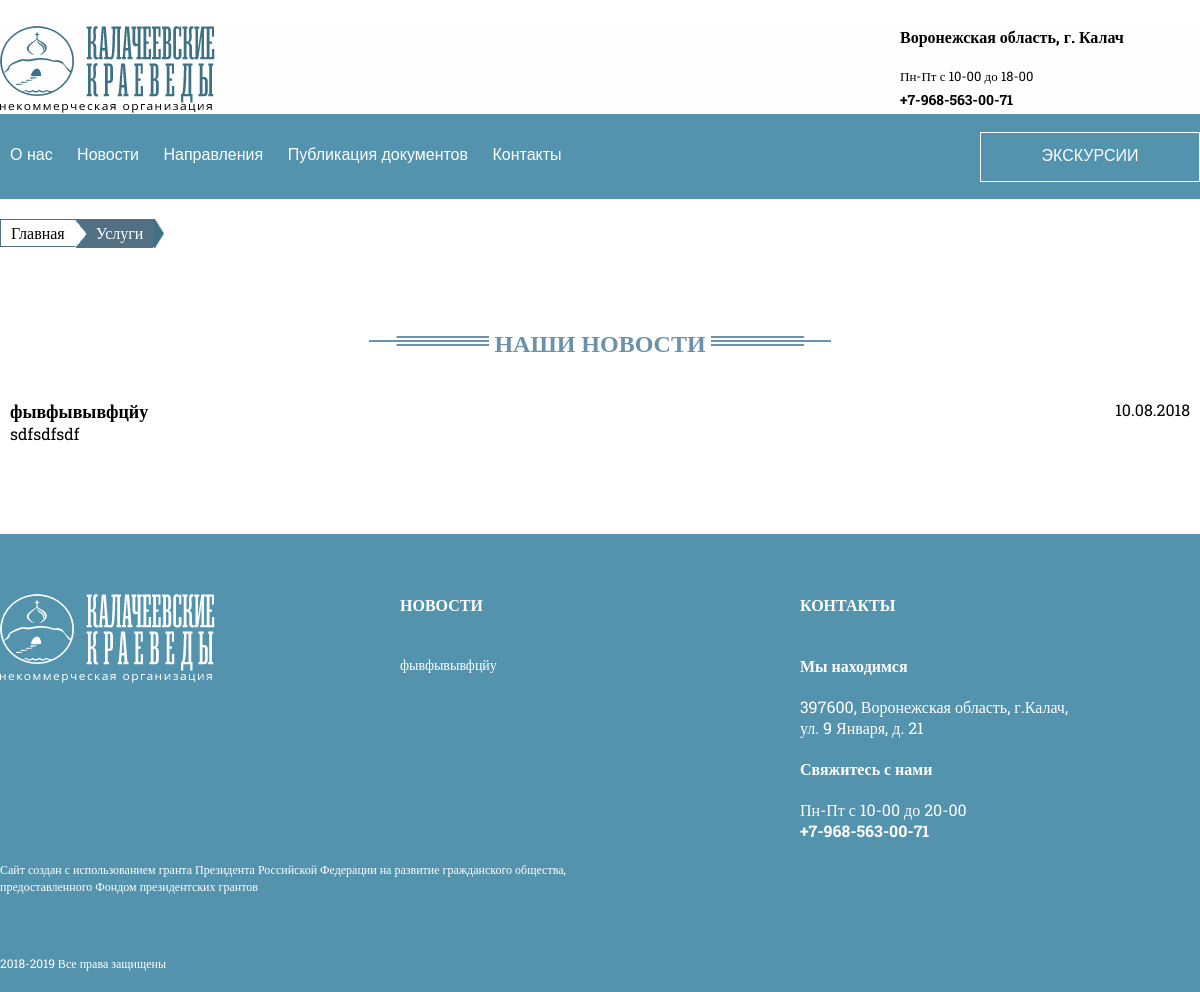
The page /novosti-i-stati/ on the database as committed earlier.
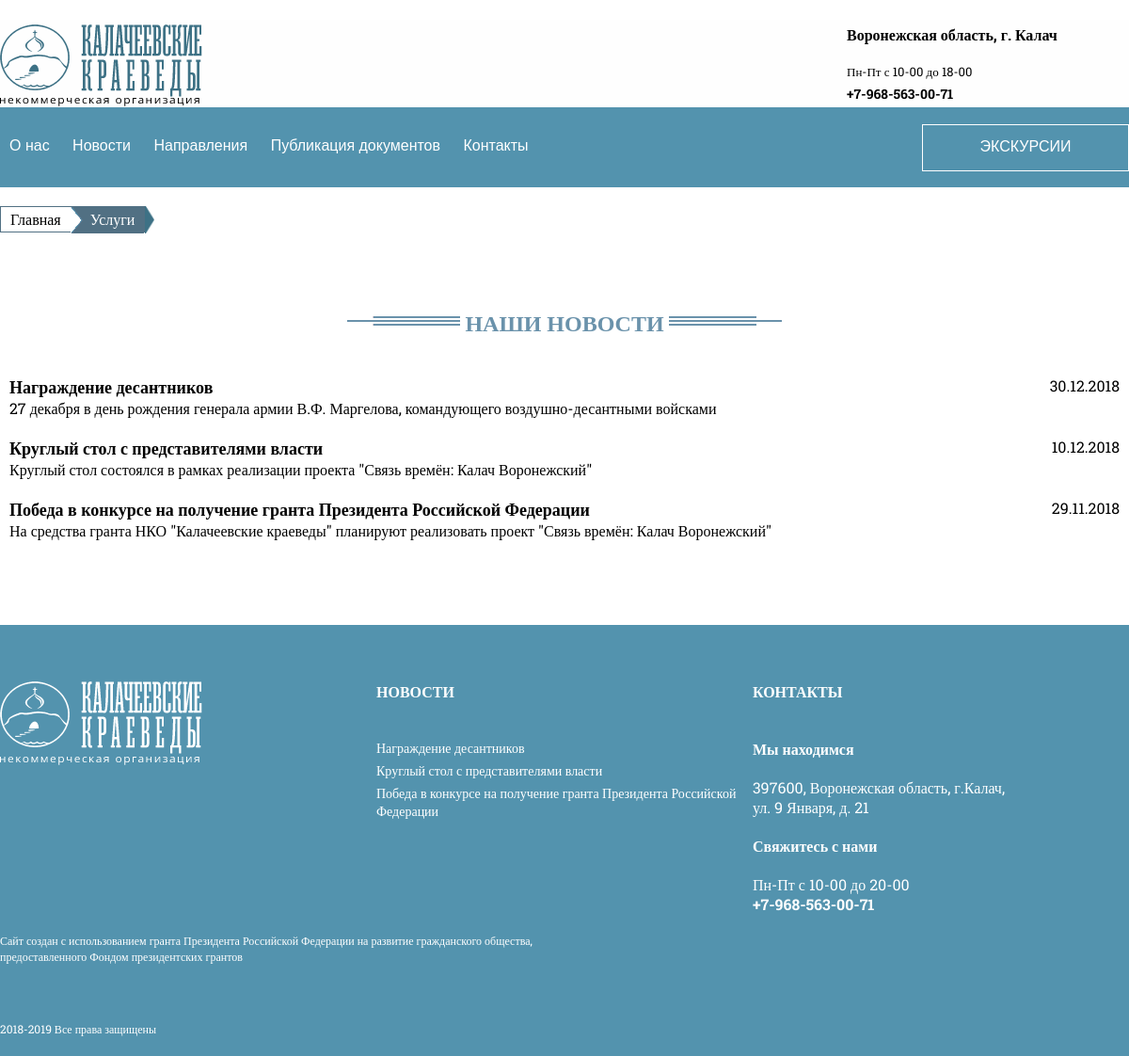
The same page on the database as committed later.
### app/models.py (models this page shows, shortened)
class News(models.Model):
    url = models.CharField(max_length=255, verbose_name="URL",default="",blank=True)
    name = models.CharField(max_length=255, verbose_name="Название")
    date = models.DateTimeField( verbose_name="Дата")
    text = models.TextField(verbose_name="Текст")
    short_text = models.CharField(max_length=255,verbose_name="Текст на главную", default="")
    class Meta:
        verbose_name = 'Новость'
        verbose_name_plural = 'Новости и статьи'

### app/views.py (the view)
# urls.py: url(r'^novosti-i-stati/$', news),
def news(request):
    news_f = News.objects.all().order_by("-date")[:6]
    news_list = News.objects.all().order_by("-date")
    return render(request, 'app/news.html', {"news_list": news_list,'footer_news':news_f})

### app/templates/app/news.html (shortened to what this page needs)
{% extends 'app/mainTemplate.html' %}
{% load staticfiles %}
{% block head %}
    <link rel="stylesheet" href="{% static 'css/index.css' %}"/>
{% endblock head %}
{% block content %}
    <article class="services content">
        <div class="oh">
            <div class="bread" xmlns:v="http://rdf.data-vocabulary.org/#">
                <span typeof="v:Breadcrumb"><a href="/" rel="v:url" property="v:title">Главная</a></span><img
                    src="{% static 'images/template/arrow_white_28.png' %}" alt="Разделитель" class="breadDivider"/>
                <span id="lastCrumb">Услуги</span><img src="{% static 'images/template/arrow_purple_30.png' %}"
                                                       alt="Разделитель" class="breadEnd"/>
            </div>
        </div>
        <div class="tac">
            <img src="{% static 'images/template/vignette_left.png' %}" alt="виньетка1"
                 class="vignette"/>
            <h2 class="page_label">НАШИ НОВОСТИ</h2>
            <img src="{% static 'images/template/vignette_right.png' %}" alt="виньетка1"
                 class="vignette"/>
        </div>
        <div class="news_list oh">
            {% for news_item in news_list %}
                <a href="/novosti-i-stati/{{ news_item.url }}" class="news_item">
                    <div class="oh">
                        <h2 class="news_name">{{ news_item.name }}</h2>
                        <p class="fr">{{ news_item.date|date:"d.m.Y" }}</p>
                    </div>
                    <p class="news_text">{{ news_item.short_text|striptags }}</p>
                </a>
            {% endfor %}
        </div>
    </article>
{% endblock content %}

### app/templates/app/mainTemplate.html (shortened to what this page needs)
﻿{% load staticfiles %}
<!DOCTYPE html>
<html lang="ru">
<head>
    <link rel="stylesheet" href="{% static 'css/template.css' %}">
    <link rel="stylesheet" href="{% static 'css/slider.css' %}">
    {% block head %}
    {% endblock %}
</head>
<body>
<header id="headerAnchor" class="header">
    <div class="headerContent">
        <div class="hLogoBlock">
            <a href="/">
                <img alt="Логотип" src="{% static 'images/template/logo.png' %}"/>
            </a>
        </div>
        <div class="hBlock">
            <p class="hContactTitle pb20"><b>Воронежская область, г. Калач</b></p>
            <p class="fs13 pb5">Пн-Пт с 10-00 до 18-00</p>
            <p class="pb5 fs14"><b>+7-968-563-00-71</b></p>
        </div>
    </div>
    <div class="hRefs">
        <div class="hRefsContent pr">
            <a href="/o-nas">
                <div class="hRefButton">О нас</div>
            </a>
            <a href="/novosti-i-stati">
                <div class="hRefButton">Новости</div>
            </a>
            <div class="hRefButton">
                <p>Направления</p>
            </div>
            <a href="/kto-nam-pomogaet">
                <div class="hRefButton">Публикация документов</div>
            </a>
            <a href="/contacts">
                <div class="hRefButton">Контакты</div>
            </a>
            <div id="callMebtn" onclick="$('#CallMe').fadeIn(200)" class="theBtn ma exc_btn">ЭКСКУРСИИ</div>
        </div>
    </div>
</header>
<div class="mainContent">
    {% block content %}
    {% endblock %}
</div>
<footer class="cw">
    <div class="content mb0 ">
        <div class="oh">
            <div class="col3">
                <a href="/">
                    <img class="mt60 mb40" alt="Логотип" src="{% static 'images/template/logo2.png' %}"/>
                </a>
            </div>
            <div class="col3">
                <p class="mt60 mb40"><b>НОВОСТИ</b></p>
                {% for news_item in footer_news %}
                    <a class="db fs14 pb5 htdu" href="/novosti-i-stati/{{ news_item.url }}">{{ news_item.name }}</a>
                {% endfor %}
            </div>
            <div class="col3">
                <p class="mt60 mb40"><b>КОНТАКТЫ</b></p>
                <p style="clear:both;" class="fwb">Мы находимся</p>
                <div class="pv20">397600, Воронежская область, г.Калач, <br>ул. 9 Января, д. 21</div>
                <p><b>Свяжитесь с нами</b></p>
                <div class="pv20">
                    <p class="">Пн-Пт с 10-00 до 20-00</p>
                    <p class=""><b>+7-968-563-00-71</b></p>
                </div>
            </div>
        </div>
        <div class="fs12 oh">
            <p class="col2">Сайт создан с использованием гранта Президента Российской Федерации на развитие гражданского общества, предоставленного Фондом президентских грантов</p>
        </div>
        <div class="fs12 oh mt60 pb20">
            <p class="col2">2018-2019 Все права защищены</p>
        </div>
    </div>
</footer>
</body>

Rows that differ between the two databases and show on the page:
removed News: name "фывфывывфцйу", date "10.08.2018", short_text "sdfsdfsdf"
added News: name "Награждение десантников", date "30.12.2018", short_text "27 декабря в день рождения генерала армии В.Ф. Маргелова, командующего воздушно-десантными войсками"
added News: name "Круглый стол с представителями власти", date "10.12.2018", short_text "Круглый стол состоялся в рамках реализации проекта \"Связь времён: Калач Воронежский\""
added News: name "Победа в конкурсе на получение гранта Президента Российской Федерации", date "29.11.2018", short_text "На средства гранта НКО \"Калачеевские краеведы\" планируют реализовать проект \"Связь времён: Калач Воронежский\""
